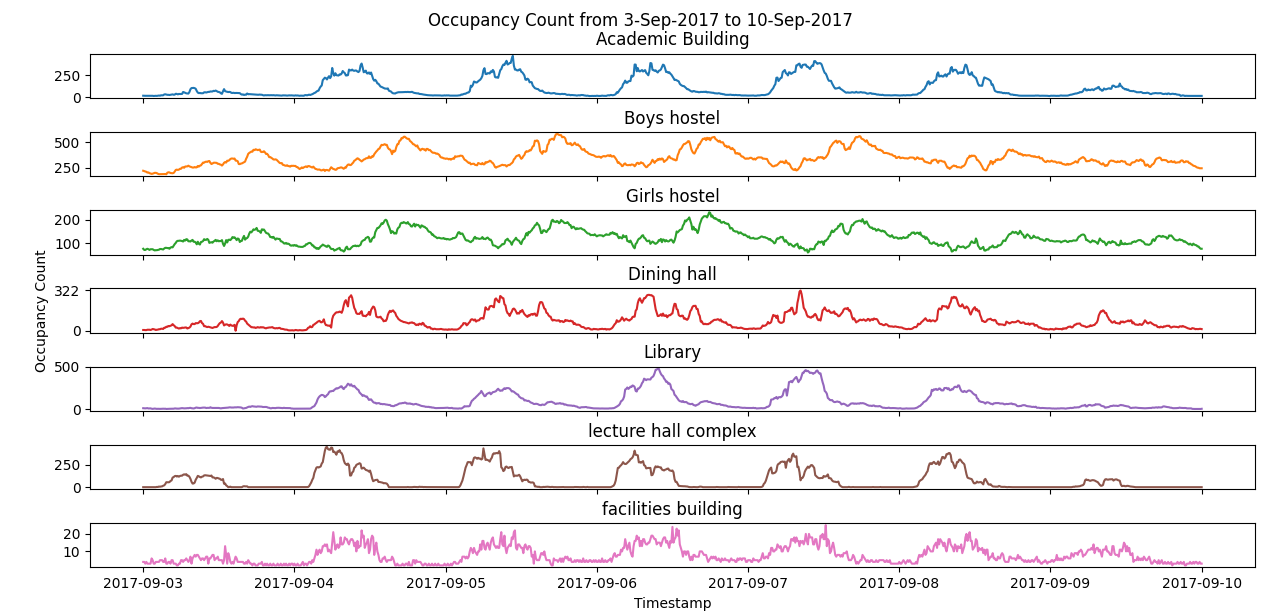

This figure's Python source:
import pandas as pd
import matplotlib.pyplot as plt

occupancy_csv_paths = [
    ("C:\\Users\\91878\\Downloads\\IIITD_occupancy_dataset\\IIITD_occupancy_dataset\\ACB.csv", "Academic Building"),
    ("C:\\Users\\91878\\Downloads\\IIITD_occupancy_dataset\\IIITD_occupancy_dataset\\BH.csv", "Boys hostel"),
    ("C:\\Users\\91878\\Downloads\\IIITD_occupancy_dataset\\IIITD_occupancy_dataset\\GH.csv", "Girls hostel"),
    ("C:\\Users\\91878\\Downloads\\IIITD_occupancy_dataset\\IIITD_occupancy_dataset\\DB.csv", "Dining hall"),
    ("C:\\Users\\91878\\Downloads\\IIITD_occupancy_dataset\\IIITD_occupancy_dataset\\LB.csv", "Library"),
    ("C:\\Users\\91878\\Downloads\\IIITD_occupancy_dataset\\IIITD_occupancy_dataset\\LCB.csv", "lecture hall complex"),
    ("C:\\Users\\91878\\Downloads\\IIITD_occupancy_dataset\\IIITD_occupancy_dataset\\SRB.csv", "facilities building"),
    ]

fig, axs = plt.subplots(len(occupancy_csv_paths), 1, figsize=(10, 8), sharex=True)
start_date = pd.to_datetime('2017-09-03')
end_date = pd.to_datetime('2017-09-10')

for i, (csv_file_path, label) in enumerate(occupancy_csv_paths):
    df = pd.read_csv(csv_file_path)

    df['timestamp'] = pd.to_datetime(df['timestamp'], unit='s')
    filtered_df = df[(df['timestamp'] >= start_date) & (df['timestamp'] <= end_date)]

    axs[i].plot(filtered_df['timestamp'], filtered_df['occupancy_count'], color=f'C{i}', label=label)

    if i == len(occupancy_csv_paths) // 2:
        axs[i].set_yticks([0, int(filtered_df['occupancy_count'].max())], minor=False)
        axs[i].set_ylabel('Occupancy Count')
    
    axs[i].set_title(f'{label}')

plt.xlabel('Timestamp')
plt.suptitle('Occupancy Count from 3-Sep-2017 to 10-Sep-2017')
plt.tight_layout()
plt.show()
